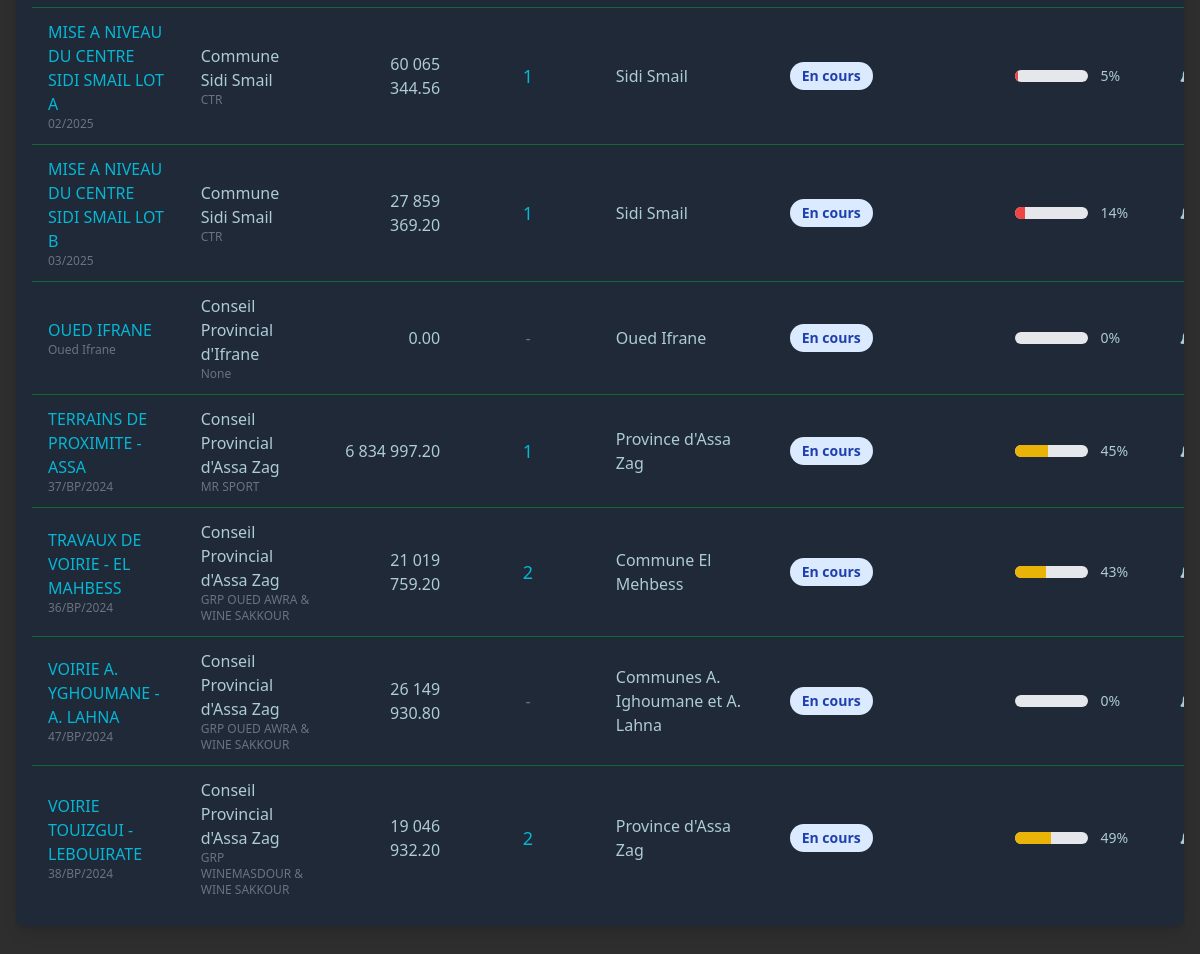
/projets/ (signed in, lower part), run on an earlier commit of the app's database.
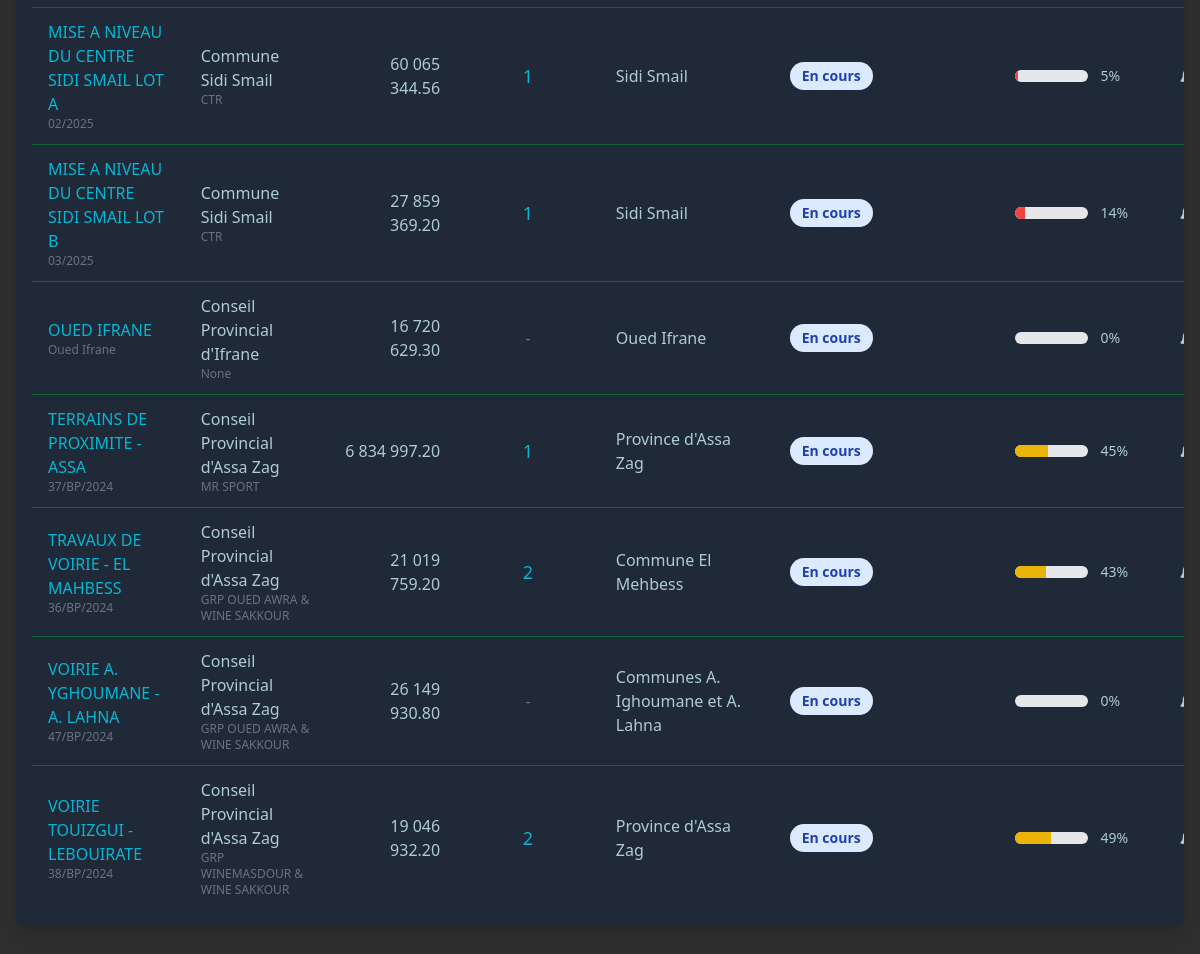
And on a later commit of the database.
### projets/models/projet.py (models this page shows, shortened)
class Projet(models.Model):
    TYPE_PROJET = [
        ('VRD', 'Voirie et Réseaux Divers'),
        ('ROUTE', 'Route'),
        ('PONT', 'Pont'),
        ('BATIMENT', 'Bâtiment'),
        ('CONSTRUCTION', 'Construction'),
        ('ASSAINISSEMENT EP', 'Assainissement EP'),
        ('ASSAINISSEMENT EU', 'Assainissement EU'),
        ('ASSAINISSEMENT', 'Assainissement'),
        ('ADDUCTION_EAU_POTABLE', "Adduction d'eau potable"),
        ('EQUIPEMENT', 'Équipement'),
        ('AMENAGEMENT', 'Aménagement'),
        ('GENIE_CIVIL', 'Génie Civil'),
        ('TRAVAUX_PUBLICS', 'Travaux Publics'),
        ('ELECTRICITE', 'Électricité'),
        ('HYDRAULIQUE', 'Hydraulique'),
        ('TELECOMMUNICATION', 'Télécommunication'),
        ('ENVIRONNEMENT', 'Environnement'),
        ('URBANISME', 'Urbanisme'),
        ('ESPACE_PUBLIC', 'Espace Public'),
        ('PLACE_PUBLIQUE', 'Place Publique'),
        ('ESPACE_VERT', 'Espace Vert'),
        ('TERRAINS_SPORTIFS', 'Terrins Sportifs'),
        ('TERRAINS_PROXIMITES', 'Terrains Proximités'),
        ('AUTRE', 'Autre'),
    ]
    class Statut(models.TextChoices):
        APPEL_OFFRE = 'AO', _("Appel d'offre")
        EN_ETUDE = 'ETUDE', _('En étude')
        EN_ATTENTE = 'ATTENTE', _('En attente')
        EN_DEMARRAGE = 'DEM', _('En démarrage')
        EN_COURS = 'COURS', _('En cours')
        EN_ARRET = 'ARRET', _('En arrêt')
        EN_RECEPTION = 'RECEP', _('En réception')
        EN_RECEPTION_PROVISOIRE = 'RECEP_PROV', _('En réception provisoire')
        EN_RECEPTION_DEFINITIVE = 'RECEP_DEF', _('En réception définitive')
        RECEPTION_PROVISOIRE = 'RP', _('Réception provisoire')
        RECEPTION_DEFINITIVE = 'RD', _('Réception définitive')
        CLOTURE = 'CLO', _('Clôturé')
    type_projet = models.CharField(_("Type de projet"), max_length=50, choices=TYPE_PROJET, default='VRD', null=True, blank=True)
    nom = models.CharField(_("Nom du projet"), max_length=50)
    objet = models.TextField(_("Objet du marché"), max_length=200)
    numero = models.CharField(_("Numéro du marché"), max_length=100, unique=True)
    maitre_ouvrage = models.CharField(_("Maître d'ouvrage"), max_length=200)
    localisation = models.CharField(_("Localisation"), max_length=200)
    users = models.ManyToManyField(settings.AUTH_USER_MODEL, verbose_name=_("Utilisateurs"), blank=True, related_name='projets')
    revisable = models.BooleanField(_("Revisable"), default=False, null=True, blank=True)
    montant = models.DecimalField(_("Montant estimé (DH)"), max_digits=12, decimal_places=2, null=True, blank=True)
    montant_soumission = models.DecimalField(_("Montant de la soumission (DH)"), max_digits=12, decimal_places=2, null=True, blank=True)
    statut = models.CharField(_("Statut"), max_length=15, choices=Statut.choices, default=Statut.APPEL_OFFRE)
    date_debut = models.DateField(_("Date de début prévue"), null=True, blank=True)
    delai = models.IntegerField(_("Délai (jours)"), null=True, blank=True, default=0)
    date_creation = models.DateTimeField(_("Date d'enregistrement"), auto_now_add=True)
    avancement = models.DecimalField(_("Avancement (%)"), max_digits=5, decimal_places=2, default=0.0)
    entreprise = models.ForeignKey('Entreprise', on_delete=models.SET_NULL, null=True, blank=True, verbose_name=_("Entreprise adjudicataire"))
    appel_offre = models.OneToOneField('AppelOffre', on_delete=models.SET_NULL, null=True, blank=True, related_name='projet_associe')
    revisable = models.BooleanField(_("Revisable"), null=True, blank=True, default=False)
    epoque_base = models.DateField(_("Epoque de base"), null=True, blank=True)
    a_traiter = models.BooleanField(_("À traiter (appel d'offre)"), null=True, blank=True, default=False)
    en_retard = models.BooleanField(_("En retard"), null=True, blank=True, default=False)
    reception_validee = models.BooleanField(_("Réception validée"), null=True, blank=True, default=False)
    date_reception = models.DateField(_("Date de réception"), null=True, blank=True)
    date_limite_soumission = models.DateField(_("Date limite de soumission"), null=True, blank=True)
    class Meta:
        verbose_name = _("Projet")
        verbose_name_plural = _("Projets")
        ordering = ['-date_creation']
    def montant_total(self, force_update=False):
        try:
            total_lots = sum(lot.montant_total_ht for lot in self.lots.all())
            nouveau_montant = total_lots * Decimal('1.2')
            ancien_montant = self.montant or Decimal('0')
            montants_different = abs(ancien_montant - nouveau_montant) > Decimal('0.01')
            if force_update or montants_different:
                from django.db import transaction
                with transaction.atomic():
                    Projet.objects.filter(id=self.id).update(montant=nouveau_montant)
                    self.montant = nouveau_montant
            return nouveau_montant
        except Exception as e:
            print(f"Erreur calcul montant projet {self.id}: {e}")
            return self.montant or Decimal('0')
    @property
    def avancement_workflow(self):
        montant_total = self.montant_total()
        dernier_attachement = self.attachements.order_by('-id').first()
        montant_attachements = dernier_attachement.total_montant_ht if dernier_attachement else 0
        if montant_total > 0:
            return round((montant_attachements / montant_total) * 100)
        return 0
    def montant_total_formate(self):
        return "{:,.2f}".format(self.montant_total()).replace(",", " ")

class LotProjet(models.Model):
    projet = models.ForeignKey(Projet, on_delete=models.CASCADE, related_name='lots', verbose_name=_("Projet"))
    nom = models.CharField(_("Nom du lot"), max_length=200)
    description = models.TextField(_("Description"), blank=True)
    class Meta:
        verbose_name = _("Lot du projet")
        verbose_name_plural = _("Lots du projet")
        ordering = ['nom']
    @property
    def montant_total_ht(self):
        total = self.lignes.aggregate(total_ht=Sum('montant_calcule'))['total_ht']
        return total if total is not None else Decimal('0.00')

### projets/views/views.py (the view, shortened to what this page needs)
# urls.py: path('projets/', views.liste_projets, name='liste_projets'),
@login_required
def liste_projets(request):
    search_term = request.GET.get('search', '').strip()
    sort_field = request.GET.get('sort')
    sort_order = request.GET.get('order', 'asc')
    can_handler = request.user.is_superuser
    if can_handler:
        projets = Projet.objects.all().order_by('nom')
    else:
        projets = request.user.projets.all().order_by('nom')
    context = {
        'can_handler': can_handler,
        'projets': projets,
        'notification_urgency_levels': Notification.NIVEAU_URGENCE,
        'notification_types': Notification.TYPE_NOTIFICATION,
        'search_term': search_term,  # Pour l'affichage dans le template
    }
    if request.headers.get('HX-Request'):
        return render(request, 'projets/partials/liste_projets_partial.html', context)
    return render(request, 'projets/liste_projets.html', context)

### projets/models/decomptes.py (called while the page is built)
    @property
    def total_montant_ht(self):
        return sum(ligne.montant_ligne_realise for ligne in self.lignes_attachement.all())

    @property
    def montant_ligne_realise(self):
        return self.quantite_realisee * self.prix_unitaire

### projets/models/projet.py (called while the page is built)
    def __str__(self):
        return self.nom

### projets/templates/projets/liste_projets.html (shortened to what this page needs)
<!DOCTYPE html>
<html lang="fr">
<head>
    {% load static %}
    <link rel="stylesheet" href="https://cdnjs.cloudflare.com/ajax/libs/font-awesome/6.4.0/css/all.min.css" />
    <script src="https://cdn.tailwindcss.com"></script>
</head>
<body class="bg-[#2E2E2E] text-[#2B9C62] p-4">
    <div class="mb-8">
        <div id="liste_projets" class="responsive-table-container bg-gray-800 rounded-lg shadow-lg">
            {% include 'projets/partials/liste_projets_partial.html' %}
        </div>
    </div>
</body>
</html>

### projets/templates/projets/partials/liste_projets_partial.html (shortened to what this page needs)
<div class="bg-gray-800 p-4 rounded-lg shadow">
    <table class="min-w-full bg-[#2E2E2E] table-min-width">
        <tbody class="bg-gray-800 divide-y divide-green-800">
            {% for projet in projets %}
            <tr class="text-[#AECBD6] hover:bg-[#3B3B3B] transition-colors">
                <td class="px-4 py-3">
                    <div><a href="{% url 'projets:dashboard' projet.id %}" class="text-cyan-500 hover:text-cyan-600 font-medium">{{ projet.nom }}</a></div>
                    <div class="text-xs text-gray-500">{{ projet.numero }}</div>
                </td>
                <td class="px-4 py-3">
                    <div>{{ projet.maitre_ouvrage }}</div>
                    <div class="text-xs text-gray-500">{{ projet.entreprise }}</div>
                </td>
                <td class="px-4 py-3 text-right print-right font-medium">{{ projet.montant_total_formate }}</td>
                <td class="px-4 py-3 text-center">
                    {% if projet.attachements.all %}
                        <div>
                            <a href="{% url 'projets:liste_attachements' projet.id %}"
                            class="text-cyan-500 hover:text-cyan-600 font-medium text-lg">
                                {{ projet.attachements.count }}
                            </a>
                        </div>
                    {% else %}
                        <span class="text-gray-500">-</span>
                    {% endif %}
                </td>
                <td class="px-4 py-3">{{ projet.localisation }}</td>
                <td class="px-6 py-3 whitespace-nowrap">
                    <span class="px-3 py-1 inline-flex text-sm font-semibold rounded-full
                        {% if projet.statut == 'COURS' %}bg-blue-100 text-blue-800
                        {% elif projet.en_retard %}bg-yellow-100 text-yellow-800
                        {% elif projet.statut|upper == 'RECEP' or projet.statut|upper == 'RECEP_DEF' %}bg-green-100 text-green-800
                        {% else %}bg-gray-100 text-gray-800{% endif %}">
                        {{ projet.get_statut_display }}
                    </span>
                </td>
                <td class="px-4 py-3">
                    <div class="flex items-center space-x-3">
                        <div class="w-full bg-gray-200 rounded-full h-3 overflow-hidden flex-1">
                            <div class="h-3
                                {% if projet.avancement_workflow < 20 %}bg-red-500
                                {% elif projet.avancement_workflow < 40 %}bg-orange-500
                                {% elif projet.avancement_workflow < 60 %}bg-yellow-500
                                {% elif projet.avancement_workflow < 80 %}bg-green-300
                                {% else %}bg-green-600{% endif %}"
                                style="width: {{ projet.avancement_workflow }}%">
                            </div>
                        </div>
                        <span class="text-sm text-[#AECBD6] font-medium min-w-[40px]">{{ projet.avancement_workflow|floatformat:0 }}%</span>
                    </div>
                </td>
                <td class="px-6 py-3 whitespace-nowrap no-print">
                    <div class="flex justify-center items-center space-x-4">
                        <button class="btn-create-notification"
                                data-projet-id="{{ projet.id }}"
                                data-projet-nom="{{ projet.nom }}"
                                title="Créer une notification">
                            <i class="fas fa-bell text-lg"></i>
                        </button>
                    </div>
                </td>
            </tr>
            {% endfor %}
        </tbody>
    </table>
</div>

What changed in the data, as far as the page shows it:
changed Projet "OUED IFRANE": montant_total_formate "0.00" → "16 720 629.30"
